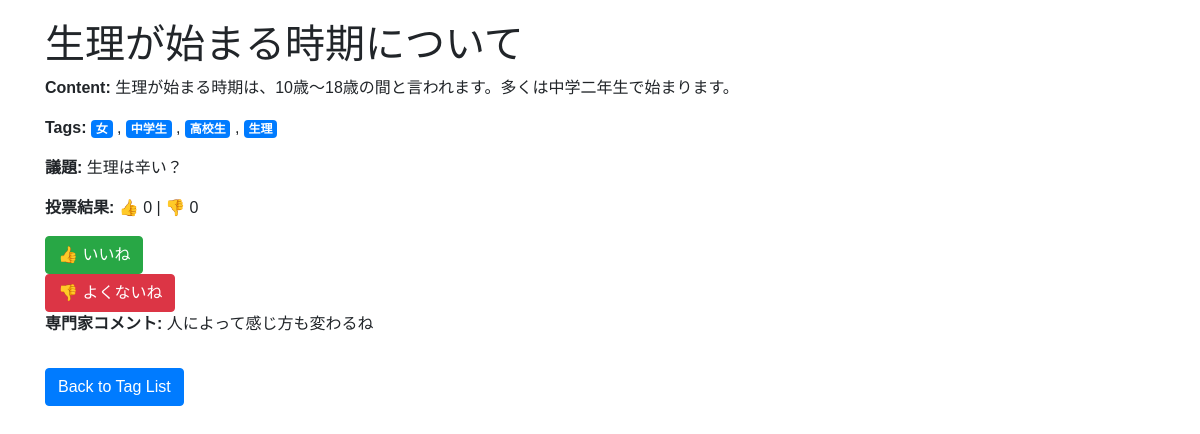
The page /Tips/1 on the database as committed earlier.
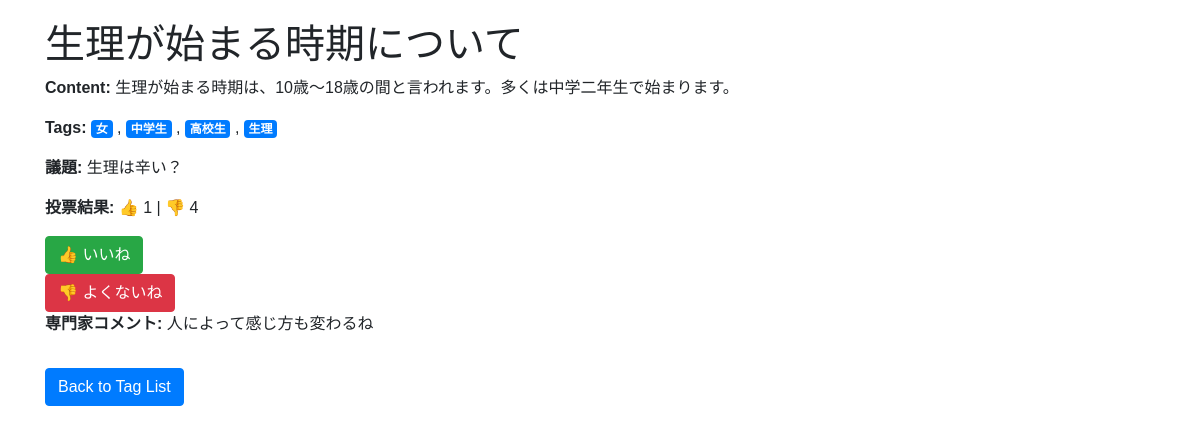
The same page on the database as committed later.
### models.py (models this page shows)
class Tip(db.Model):
    __tablename__ = 'tips'
    id = db.Column(db.Integer, primary_key=True)
    title = db.Column(db.String(200), nullable=False)
    content = db.Column(db.Text, nullable=False)
    link = db.Column(db.String(200), nullable=True)
    agenda = db.Column(db.String(500), nullable=True)  # 議題
    expert_comment = db.Column(db.Text, nullable=True)  # 専門家によるコメント
    upvotes = db.Column(db.Integer, default=0)
    downvotes = db.Column(db.Integer, default=0)
    tags = db.relationship('Tag', secondary='tip_tags', back_populates='tips')

class Tag(db.Model):
    __tablename__ = 'tags'
    id = db.Column(db.Integer, primary_key=True)
    name = db.Column(db.String(100), nullable=False, unique=True)
    tips = db.relationship('Tip', secondary='tip_tags', back_populates='tags')

### routes.py (the view)
@main_bp.route('/Tips/<int:tip_id>', methods=['GET'])
def tip_detail(tip_id):
    tip = Tip.query.get_or_404(tip_id)
    return render_template('tips/tip_detail.html', tip=tip)

### templates/Tips/tip_detail.html (shortened to what this page needs)
<!DOCTYPE html>
<html lang="en">
<head>
    <link rel="stylesheet" href="https://cdn.jsdelivr.net/npm/bootstrap@4.1.3/dist/css/bootstrap.min.css">
    <link rel="stylesheet" href="../static/scripts/school.css">
</head>
<body>
    <div class="container">
        <h1>{{ tip.title }}</h1>
        <div class="tip-content">
            <p><strong>Content:</strong> {{ tip.content }}</p>
            <p><strong>Tags:</strong>
                {% if tip.tags %}
                    {% for tag in tip.tags %}
                        <a href="{{ url_for('main.tips_by_tag', tag_id=tag.id) }}" class="badge badge-primary">{{ tag.name }}</a>
                        {% if not loop.last %}, {% endif %}
                    {% endfor %}
                {% else %}
                    No tags available.
                {% endif %}
            </p>
            <p><strong>議題:</strong> {{ tip.agenda }}</p>
            <p><strong>投票結果:</strong> 👍 {{ tip.upvotes }} | 👎 {{ tip.downvotes }}</p>
            <div class="vote-buttons">
                <form method="POST" action="{{ url_for('main.vote', tip_id=tip.id, vote_type='up') }}">
                    <button type="submit" class="btn btn-success">👍 いいね</button>
                </form>
                <form method="POST" action="{{ url_for('main.vote', tip_id=tip.id, vote_type='down') }}">
                    <button type="submit" class="btn btn-danger">👎 よくないね</button>
                </form>
            </div>
            <p><strong>専門家コメント:</strong> {{ tip.expert_comment }}</p>
        </div>
        <a href="{{ url_for('main.tags_list') }}" class="btn btn-primary mt-3">Back to Tag List</a>
    </div>
</body>
</html>

### static/scripts/school.css (style rules this page uses)
body { font-family: Arial, sans-serif; padding: 20px; margin-right: 0; }

Rows that differ between the two databases and show on the page:
changed Tip "生理が始まる時期について": upvotes "0" → "1"; downvotes "0" → "4"
